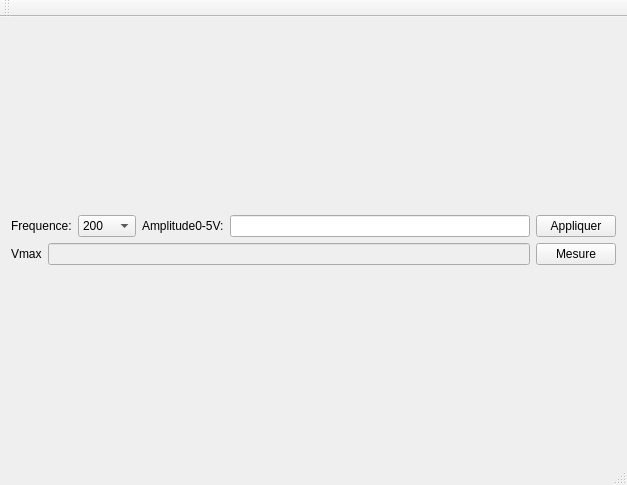
<?xml version="1.0" encoding="UTF-8"?>
<ui version="4.0">
 <class>MainWindow</class>
 <widget class="QMainWindow" name="MainWindow">
  <property name="geometry">
   <rect>
    <x>0</x>
    <y>0</y>
    <width>627</width>
    <height>485</height>
   </rect>
  </property>
  <property name="windowTitle">
   <string>MainWindow</string>
  </property>
  <widget class="QWidget" name="centralWidget">
   <layout class="QGridLayout" name="gridLayout">
    <item row="0" column="0">
     <layout class="QVBoxLayout" name="verticalLayout">
      <item>
       <layout class="QHBoxLayout" name="horizontalLayout_4">
        <item>
         <layout class="QHBoxLayout" name="horizontalLayout_3">
          <item>
           <layout class="QHBoxLayout" name="horizontalLayout_2">
            <item>
             <widget class="QLabel" name="label">
              <property name="text">
               <string>Frequence:</string>
              </property>
             </widget>
            </item>
            <item>
             <widget class="QComboBox" name="comboBoxFreq">
              <item>
               <property name="text">
                <string>200</string>
               </property>
              </item>
              <item>
               <property name="text">
                <string>250</string>
               </property>
              </item>
              <item>
               <property name="text">
                <string>315</string>
               </property>
              </item>
              <item>
               <property name="text">
                <string>400</string>
               </property>
              </item>
              <item>
               <property name="text">
                <string>500</string>
               </property>
              </item>
              <item>
               <property name="text">
                <string>630</string>
               </property>
              </item>
              <item>
               <property name="text">
                <string>800</string>
               </property>
              </item>
              <item>
               <property name="text">
                <string>1000</string>
               </property>
              </item>
              <item>
               <property name="text">
                <string>1250</string>
               </property>
              </item>
              <item>
               <property name="text">
                <string>1600</string>
               </property>
              </item>
              <item>
               <property name="text">
                <string>2000</string>
               </property>
              </item>
              <item>
               <property name="text">
                <string>2500</string>
               </property>
              </item>
              <item>
               <property name="text">
                <string>3150</string>
               </property>
              </item>
             </widget>
            </item>
           </layout>
          </item>
          <item>
           <layout class="QHBoxLayout" name="horizontalLayout">
            <item>
             <widget class="QLabel" name="label_2">
              <property name="text">
               <string>Amplitude0-5V:</string>
              </property>
             </widget>
            </item>
            <item>
             <widget class="QLineEdit" name="LineEditAmpl"/>
            </item>
           </layout>
          </item>
         </layout>
        </item>
        <item>
         <widget class="QPushButton" name="BtnApplyFreqAmpl">
          <property name="text">
           <string>Appliquer</string>
          </property>
         </widget>
        </item>
       </layout>
      </item>
      <item>
       <layout class="QHBoxLayout" name="horizontalLayout_6">
        <item>
         <layout class="QHBoxLayout" name="horizontalLayout_5">
          <item>
           <widget class="QLabel" name="label_3">
            <property name="text">
             <string>Vmax</string>
            </property>
           </widget>
          </item>
          <item>
           <widget class="QLineEdit" name="LineEditVmax">
            <property name="enabled">
             <bool>false</bool>
            </property>
           </widget>
          </item>
         </layout>
        </item>
        <item>
         <widget class="QPushButton" name="BtnMeasure">
          <property name="text">
           <string>Mesure</string>
          </property>
         </widget>
        </item>
       </layout>
      </item>
     </layout>
    </item>
   </layout>
  </widget>
  <widget class="QMenuBar" name="menuBar">
   <property name="geometry">
    <rect>
     <x>0</x>
     <y>0</y>
     <width>627</width>
     <height>21</height>
    </rect>
   </property>
  </widget>
  <widget class="QToolBar" name="mainToolBar">
   <attribute name="toolBarArea">
    <enum>TopToolBarArea</enum>
   </attribute>
   <attribute name="toolBarBreak">
    <bool>false</bool>
   </attribute>
  </widget>
  <widget class="QStatusBar" name="statusBar"/>
 </widget>
 <layoutdefault spacing="6" margin="11"/>
 <resources/>
 <connections/>
</ui>
